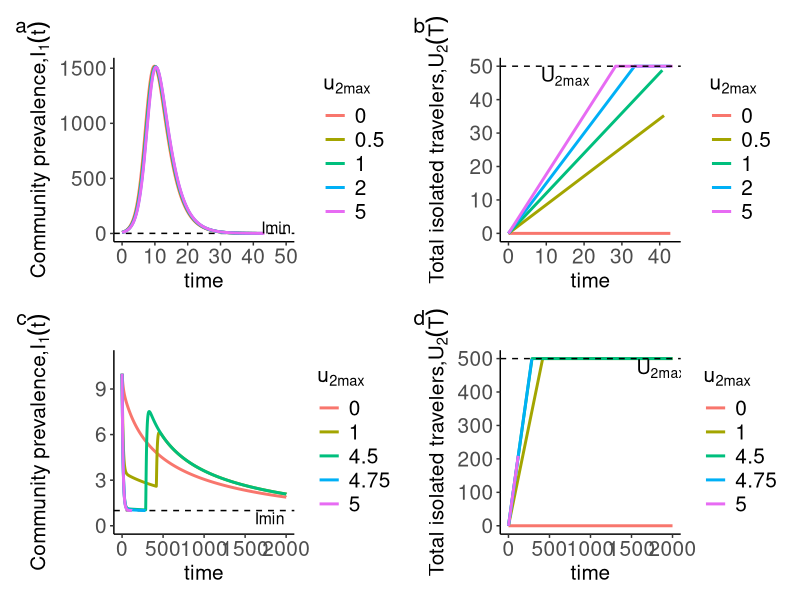
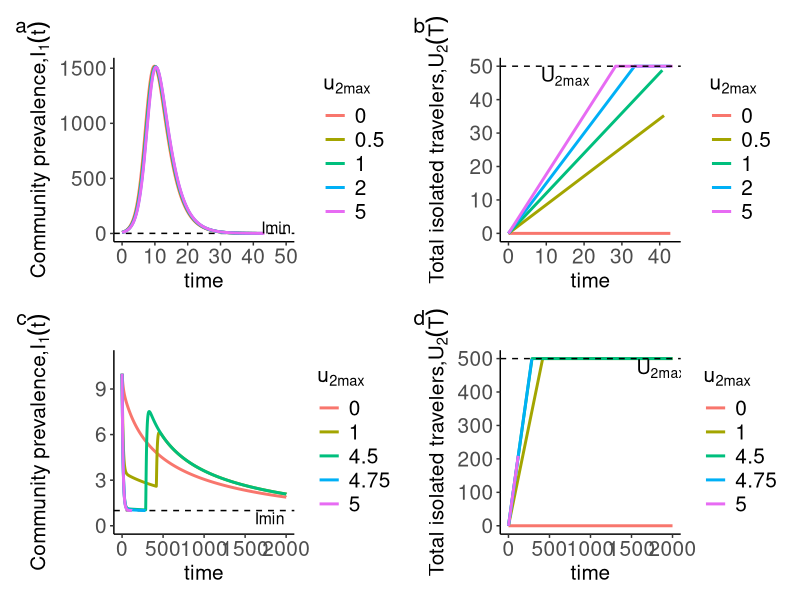

The R script that drew these images, in order:
## ---- chunk 1


require(deSolve)
require(ggplot2)
require(patchwork)
require(ggpubr)

cols <- c("#999999", "#E69F00", "#56B4E9", "#009E73", "#F0E442", "#0072B2", "#D55E00", "#CC79A7", "#66CC99")

##### Parameters
c <- 1
U2max1 <- 50
U2max <- U2max1
beta <- 0.0002
theta <- 2
mu <- 0.334
T <- 1000
tstart1 <- 0
toff1 <- 100
Imin <- 1


# This is designed to trigger termination of the simulation when I1 < 1
rootfun <- function(t, y, parameters){
  I1 = y[2]
  y1 = Imin - I1 
  return(y1)
}

SI <- function(t, y, parameters) {
  S <- y[1]
  I1 <- y[2]
  I2 <- y[3]
  U2 <- y[4]
  u2<-u2max
    if(U2 > U2max){
    u2 = 0
  }
  
  dS = - beta*S*(I1 + c*I2) 
  dI1 = beta*S*(I1 + c*I2) - mu*I1
  dI2 = theta - 2*mu*I2 - u2*I2
  dU2 = u2*I2
  return(list(c(dS,dI1,dI2,dU2)))
  
}

# Simulation for different values of u2max
u2maxvec <- c(0,0.5, 1,2,5)

DataProb <- NULL
for (u2max in u2maxvec) {
  parameters <- list(u2max = u2max)
  
  out1 <- ode(y = c(S = 5000, I1 = 10, I2 = theta/((2*mu) + u2max), U2 = 0), parms = parameters, times = seq(0,T,.05), func = SI, events = list(func = NULL, root = TRUE, terminalroot = 1), rootfun=rootfun)
  
  
  
  out1 <- data.frame(out1)
  J1 <- cumsum(beta * out1$S * (out1$I1 + c * out1$I2) * diff(c(0, out1$time)))
  u <- rep(0, length(J1))
  u[which(diff(c(out1$U2[1], out1$U2)) * diff(c(0, out1$time)) > 0.001)] <- max(c(out1$I2, out1$iso))
  
  DataProb <- rbind(DataProb, data.frame(out1, u = u, j = J1, u2max = u2max, T = max(out1$time)))
}


# run again with low beta
beta <- beta/4
U2max <- 500
T<-2000
u2maxvec = c(0,1,4.5,4.75,5)

DataProb2 <- NULL
for (u2max in u2maxvec) {
  parameters <- list(u2max = u2max)
  
  out1 <- ode(y = c(S = 5000, I1 = 10, I2 = theta/((2*mu) + u2max), U2 = 0), parms = parameters, times = seq(0,T,.05), func = SI, events = list(func = NULL, root = TRUE, terminalroot = 1), rootfun=rootfun)
  
  
  
  out1 <- data.frame(out1)
  J1 <- cumsum(beta * out1$S * (out1$I1 + c * out1$I2) * diff(c(0, out1$time)))
  u <- rep(0, length(J1))
  u[which(diff(c(out1$U2[1], out1$U2)) * diff(c(0, out1$time)) > 0.001)] <- max(c(out1$I2, out1$iso))
  
  DataProb2 <- rbind(DataProb2, data.frame(out1, u = u, j = J1, u2max = u2max, T = max(out1$time)))
}


# Plotting
g.tr <- ggplot(DataProb, aes(x = time, y = I1, color = factor(u2max))) +
  geom_hline(aes(yintercept = Imin), color = "black", linetype = "dashed")+
  geom_line(size = 1) +
  #geom_point(aes(x=T,y=1))+
  
  #ggtitle("Community infections increase initially") + 
  ylab(expression(paste("Community prevalence,", I[1](t)))) + xlim(0, 50) + 
  theme_classic() +
  scale_color_discrete(name = expression(paste(u[2][max]))) +
  #scale_y_continuous(breaks = seq(min(out1$I1)*0, max(out1$I1), by = 200)) +
  #scale_x_continuous(breaks = seq(min(out1$time), max(out1$time), by = 5))
  annotate("text", x = 47, y = 55, label = "Imin", color = "black", size = 4)+
  theme(
  plot.title = element_text(size = 10),       # Title size
  axis.title = element_text(size = 15),       # Axis title size
  axis.text = element_text(size = 15),        # Axis text size
  legend.title = element_text(size = 15),     # Legend title size
  legend.text = element_text(size = 15) )      # Legend text size

g.tr.2 <- ggplot(DataProb2, aes(x = time, y = I1, color = factor(u2max))) +
  geom_hline(aes(yintercept = Imin), color = "black", linetype = "dashed")+
  geom_line(size = 1) +
  #ggtitle("Community infections decrease initially") + 
  ylab(expression(paste("Community prevalence,", I[1](t)))) + 
  theme_classic() +
  ylim(c(0,11))+
  annotate("text", x = 0.9*T, y = 0.5*Imin, label = "Imin", color = "black", size = 4)+
  scale_color_discrete(name = expression(paste(u[2][max]))) + 
  #scale_y_continuous(breaks = seq(min(out1$I1)*0, max(out1$I1), by = 200)) +
  #scale_x_continuous(breaks = seq(min(out1$time), max(out1$time), by = 5))
  theme(
  plot.title = element_text(size = 10),       # Title size
  axis.title = element_text(size = 15),       # Axis title size
  axis.text = element_text(size = 15),        # Axis text size
  legend.title = element_text(size = 15),     # Legend title size
  legend.text = element_text(size = 15) )      # Legend text size

g.U2 <- ggplot(DataProb, aes(x = time, y = U2, color = factor(u2max))) +
  geom_line(size = 1) +
  geom_hline(aes(yintercept = U2max1), color = "black", linetype = "dashed")  +
  annotate("text", x = 15, y = 47, label = expression(paste(U[2][max])), color = "black", size = 5) +
  ggtitle(" ") + ylab(expression(paste("Total isolated travelers,", U[2](T))))  + theme_classic() +
  scale_color_discrete(name = expression(paste(u[2][max]))) + 
  #scale_y_continuous(breaks = seq(min(DataProb$U2), max(DataProb$U2), by = 5)) +
  #scale_x_continuous(breaks = seq(min(out1$time), max(out1$time), by = 5))
  theme(
  plot.title = element_text(size = 10),       # Title size
  axis.title = element_text(size = 15),       # Axis title size
  axis.text = element_text(size = 15),        # Axis text size
  legend.title = element_text(size = 15),     # Legend title size
  legend.text = element_text(size = 15) )      # Legend text size

g.U2.2 <- ggplot(DataProb2, aes(x = time, y = U2, color = factor(u2max))) +
  geom_line(size = 1) +
  geom_hline(aes(yintercept = U2max), color = "black", linetype = "dashed")  +
  annotate("text", x = 1500, y = 0.85*U2max, label = expression(paste(U[2][max])), hjust = -0.1, vjust = -0.3, color = "black", size = 5) +
  ggtitle(" ") + ylab(expression(paste("Total isolated travelers,", U[2](T))))  + theme_classic() +
  scale_color_discrete(name = expression(paste(u[2][max]))) +
  #scale_y_continuous(breaks = seq(min(DataProb$U2), max(DataProb$U2), by = 5)) +
  #scale_x_continuous(breaks = seq(min(out1$time), max(out1$time), by = 5))
  theme(
  plot.title = element_text(size = 10),       # Title size
  axis.title = element_text(size = 15),       # Axis title size
  axis.text = element_text(size = 15),        # Axis text size
  legend.title = element_text(size = 15),     # Legend title size
  legend.text = element_text(size = 15) )      # Legend text size

## ---- chunk 2
chap2.prob3 <- g.tr+g.U2+g.tr.2+g.U2.2 + plot_annotation(tag_levels = "a") & theme(plot.tag = element_text(size = 15))

chap2.prob3
ggsave("figures/u2max.png",width = 10, height = 7)
